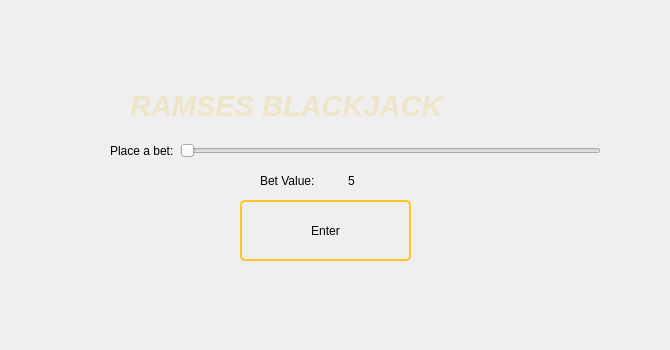
<?xml version="1.0" encoding="UTF-8"?>
<ui version="4.0">
 <class>Dialog</class>
 <widget class="QDialog" name="Dialog">
  <property name="windowModality">
   <enum>Qt::ApplicationModal</enum>
  </property>
  <property name="geometry">
   <rect>
    <x>0</x>
    <y>0</y>
    <width>670</width>
    <height>350</height>
   </rect>
  </property>
  <property name="minimumSize">
   <size>
    <width>670</width>
    <height>350</height>
   </size>
  </property>
  <property name="maximumSize">
   <size>
    <width>670</width>
    <height>350</height>
   </size>
  </property>
  <property name="windowTitle">
   <string>Choose Bet</string>
  </property>
  <property name="styleSheet">
   <string notr="true">Dialog#Dialog {
    border-image: url(&quot;:/images/bet.png&quot;) 0 0 0 0 stretch stretch;
}

#label_3
{
color:#ede5c5;
}

QPushButton{
background-color:transparent;
border: 2px solid #ffc523;
border-radius: 5px;
}

QPushButton:hover{
background-color:#8c3848;
}</string>
  </property>
  <widget class="QLabel" name="label_3">
   <property name="geometry">
    <rect>
     <x>130</x>
     <y>80</y>
     <width>401</width>
     <height>51</height>
    </rect>
   </property>
   <property name="font">
    <font>
     <pointsize>22</pointsize>
     <italic>true</italic>
     <bold>true</bold>
    </font>
   </property>
   <property name="text">
    <string>RAMSES BLACKJACK</string>
   </property>
  </widget>
  <widget class="QPushButton" name="set_bet">
   <property name="geometry">
    <rect>
     <x>240</x>
     <y>200</y>
     <width>171</width>
     <height>61</height>
    </rect>
   </property>
   <property name="text">
    <string>Enter</string>
   </property>
  </widget>
  <widget class="QWidget" name="layoutWidget">
   <property name="geometry">
    <rect>
     <x>110</x>
     <y>140</y>
     <width>491</width>
     <height>22</height>
    </rect>
   </property>
   <layout class="QHBoxLayout" name="horizontalLayout">
    <item>
     <widget class="QLabel" name="label">
      <property name="text">
       <string>Place a bet:</string>
      </property>
     </widget>
    </item>
    <item>
     <widget class="QSlider" name="horizontalSlider">
      <property name="minimum">
       <number>5</number>
      </property>
      <property name="maximum">
       <number>150</number>
      </property>
      <property name="value">
       <number>5</number>
      </property>
      <property name="sliderPosition">
       <number>5</number>
      </property>
      <property name="orientation">
       <enum>Qt::Horizontal</enum>
      </property>
     </widget>
    </item>
   </layout>
  </widget>
  <widget class="QWidget" name="layoutWidget">
   <property name="geometry">
    <rect>
     <x>260</x>
     <y>140</y>
     <width>169</width>
     <height>81</height>
    </rect>
   </property>
   <layout class="QGridLayout" name="gridLayout">
    <item row="1" column="1">
     <widget class="QLabel" name="bet_value">
      <property name="text">
       <string>5</string>
      </property>
     </widget>
    </item>
    <item row="1" column="0">
     <widget class="QLabel" name="label_2">
      <property name="text">
       <string>Bet Value:</string>
      </property>
     </widget>
    </item>
   </layout>
  </widget>
 </widget>
 <resources/>
 <connections/>
</ui>
